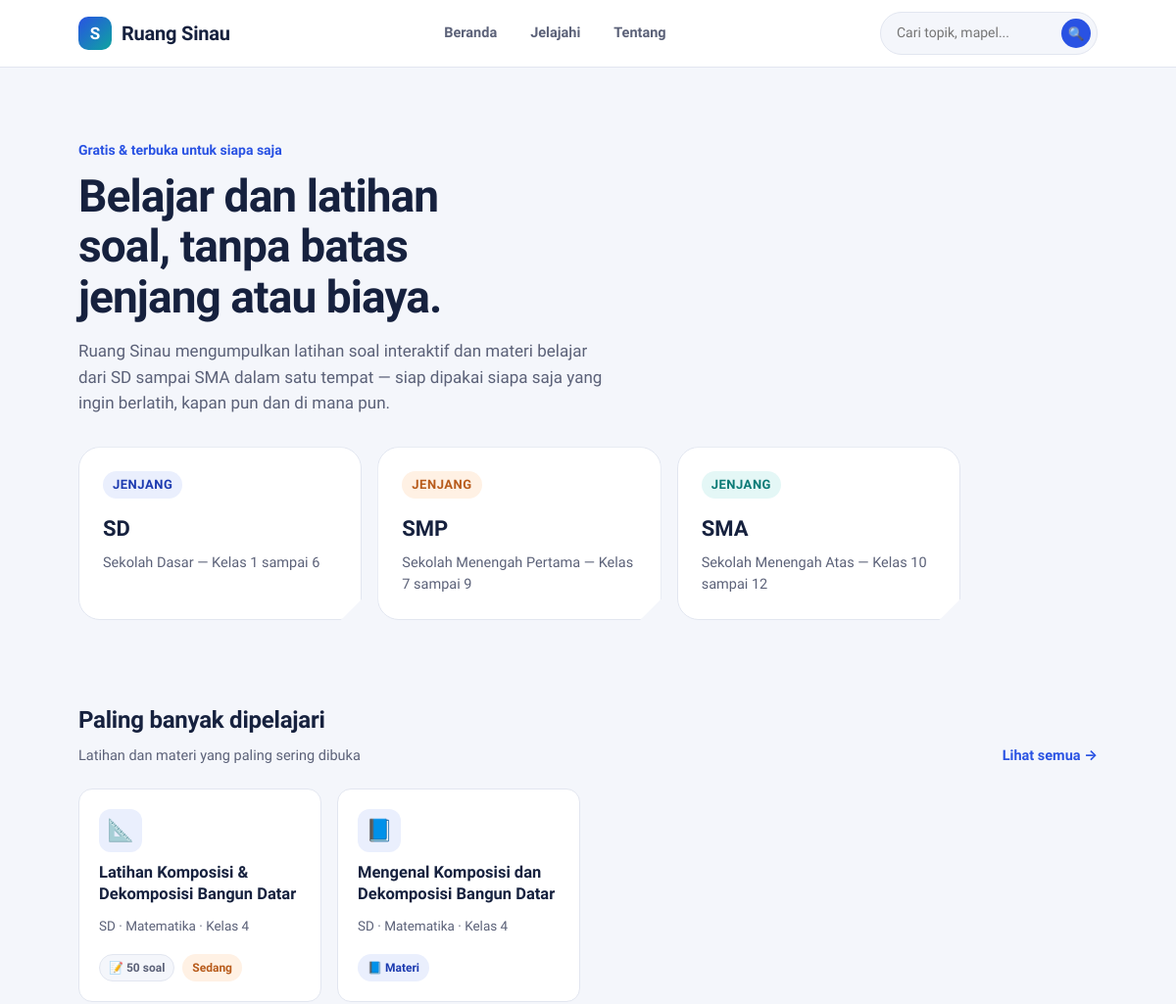
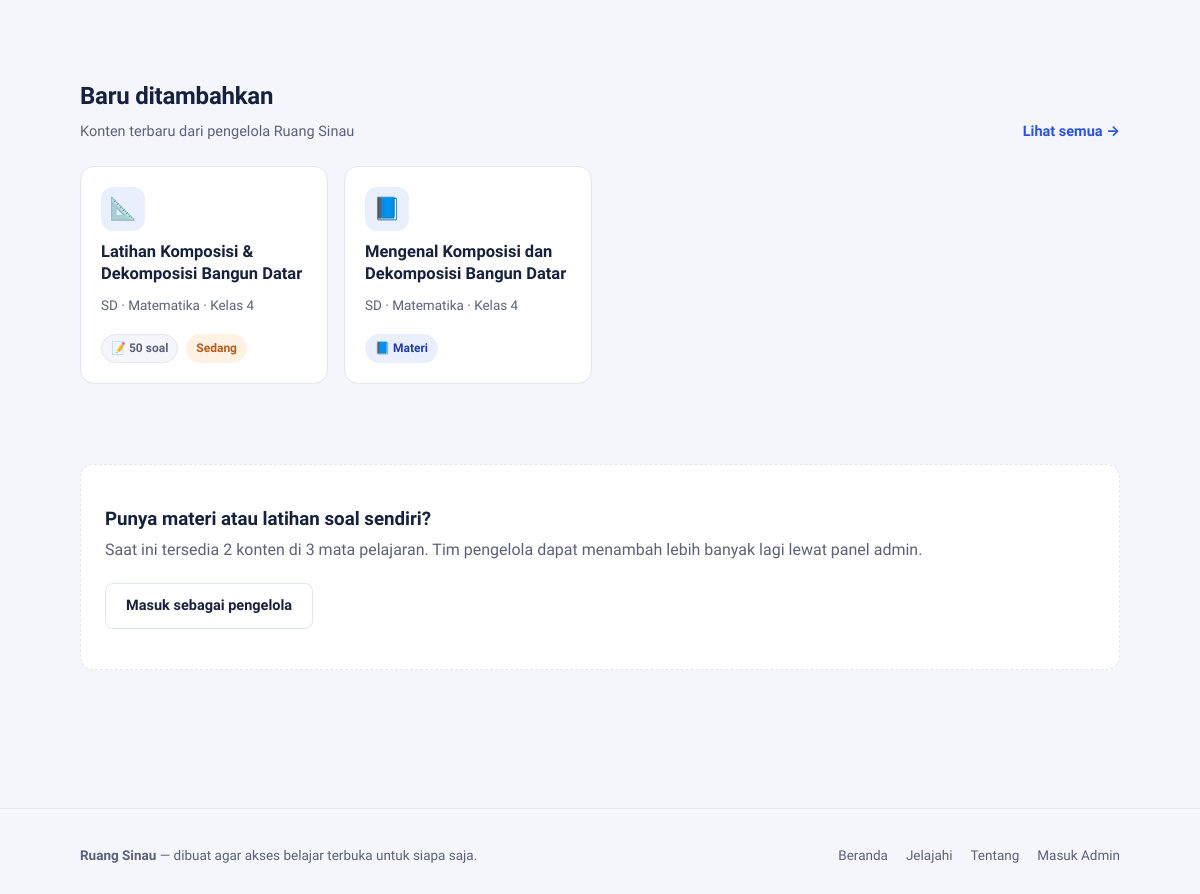
The page / on the database its author committed (2 pictures, top to bottom).
### tables this page shows
CREATE TABLE IF NOT EXISTS jenjang (
    id          INT UNSIGNED AUTO_INCREMENT PRIMARY KEY,
    nama        VARCHAR(60)  NOT NULL,
    slug        VARCHAR(60)  NOT NULL UNIQUE,
    deskripsi   VARCHAR(255) NULL,
    urutan      INT UNSIGNED NOT NULL DEFAULT 0,
    created_at  DATETIME NOT NULL DEFAULT CURRENT_TIMESTAMP
);

CREATE TABLE IF NOT EXISTS topik (
    id              INT UNSIGNED AUTO_INCREMENT PRIMARY KEY,
    kelas_id        INT UNSIGNED NOT NULL,
    tipe            ENUM('latihan','materi') NOT NULL DEFAULT 'latihan',
    judul           VARCHAR(200) NOT NULL,
    slug            VARCHAR(220) NOT NULL,
    deskripsi       VARCHAR(500) NULL,
    tingkat         ENUM('mudah','sedang','sulit') NULL,
    jumlah_soal     SMALLINT UNSIGNED NULL,
    file_path       VARCHAR(255) NULL,       
    konten          LONGTEXT NULL,           
    emoji           VARCHAR(10) NULL DEFAULT '📝',
    status          ENUM('draft','published') NOT NULL DEFAULT 'published',
    dilihat         INT UNSIGNED NOT NULL DEFAULT 0,
    dibuat_oleh     INT UNSIGNED NULL,
    created_at      DATETIME NOT NULL DEFAULT CURRENT_TIMESTAMP,
    updated_at      DATETIME NOT NULL DEFAULT CURRENT_TIMESTAMP ON UPDATE CURRENT_TIMESTAMP,
    UNIQUE KEY uq_topik_slug (kelas_id, slug),
    KEY idx_topik_status (status),
    KEY idx_topik_tipe (tipe),
    CONSTRAINT fk_topik_kelas FOREIGN KEY (kelas_id) REFERENCES kelas(id) ON DELETE CASCADE,
    CONSTRAINT fk_topik_admin FOREIGN KEY (dibuat_oleh) REFERENCES admin_users(id) ON DELETE SET NULL,
    FULLTEXT KEY ft_topik_cari (judul, deskripsi)
);

CREATE TABLE IF NOT EXISTS mapel (
    id          INT UNSIGNED AUTO_INCREMENT PRIMARY KEY,
    jenjang_id  INT UNSIGNED NOT NULL,
    nama        VARCHAR(100) NOT NULL,
    slug        VARCHAR(100) NOT NULL,
    emoji       VARCHAR(10)  NULL DEFAULT '📘',
    urutan      INT UNSIGNED NOT NULL DEFAULT 0,
    created_at  DATETIME NOT NULL DEFAULT CURRENT_TIMESTAMP,
    UNIQUE KEY uq_mapel_slug (jenjang_id, slug),
    CONSTRAINT fk_mapel_jenjang FOREIGN KEY (jenjang_id) REFERENCES jenjang(id) ON DELETE CASCADE
);

CREATE TABLE IF NOT EXISTS kelas (
    id          INT UNSIGNED AUTO_INCREMENT PRIMARY KEY,
    mapel_id    INT UNSIGNED NOT NULL,
    nama        VARCHAR(60)  NOT NULL,
    slug        VARCHAR(60)  NOT NULL,
    urutan      INT UNSIGNED NOT NULL DEFAULT 0,
    created_at  DATETIME NOT NULL DEFAULT CURRENT_TIMESTAMP,
    UNIQUE KEY uq_kelas_slug (mapel_id, slug),
    CONSTRAINT fk_kelas_mapel FOREIGN KEY (mapel_id) REFERENCES mapel(id) ON DELETE CASCADE
);

### includes/functions.php (called while the page is built, shortened)
<?php
function h(?string $value): string
{
    return htmlspecialchars($value ?? '', ENT_QUOTES, 'UTF-8');
}
function url_publik(string $path = ''): string
{
    return rtrim(APP_URL, '/') . '/' . ltrim($path, '/');
}
function format_judul(string $judul): string
{
    return $judul;
}

### includes/_kartu_topik.php (the view)
<?php
$urlTopik = url_publik('topik.php?slug=' . urlencode($t['slug']) . '&kelas=' . urlencode($t['kelas_slug']));
?>
<a href="<?= h($urlTopik) ?>" class="kartu">
    <span class="emoji"><?= h($t['emoji'] ?: ($t['tipe'] === 'materi' ? '📘' : '📝')) ?></span>
    <h3><?= h(format_judul($t['judul'])) ?></h3>
    <p class="ket"><?= h($t['jenjang_nama']) ?> · <?= h($t['mapel_nama']) ?> · <?= h($t['kelas_nama']) ?></p>
    <div class="meta">
        <?php if ($t['tipe'] === 'materi'): ?>
            <span class="badge materi">📘 Materi</span>
        <?php else: ?>
            <span class="badge">📝 <?= (int)($t['jumlah_soal'] ?? 0) ?: '—' ?> soal</span>
            <?php if (!empty($t['tingkat'])): ?>
                <span class="badge <?= h($t['tingkat']) ?>"><?= h(ucfirst($t['tingkat'])) ?></span>
            <?php endif; ?>
        <?php endif; ?>
    </div>
</a>

### includes/header.php (shortened to what this page needs)
<!DOCTYPE html>
<html lang="id">
<head>
<link rel="stylesheet" href="<?= h(url_publik('assets/css/style.css')) ?>">
</head>
<body>
<header class="site-header">
    <div class="wrap">
        <a href="<?= h(url_publik('index.php')) ?>" class="brand">
            <span class="mark">S</span>
            <span><?= h(APP_NAME) ?></span>
        </a>
        <nav class="nav-main">
            <a href="<?= h(url_publik('index.php')) ?>">Beranda</a>
            <a href="<?= h(url_publik('katalog.php')) ?>">Jelajahi</a>
            <a href="<?= h(url_publik('tentang.php')) ?>">Tentang</a>
        </nav>
        <form action="<?= h(url_publik('cari.php')) ?>" method="get" class="search-mini">
            <input type="text" name="q" placeholder="Cari topik, mapel..." value="<?= h($_GET['q'] ?? '') ?>">
            <button type="submit" aria-label="Cari">🔍</button>
        </form>
    </div>
</header>
<main>
<div class="wrap" style="padding-top:18px; padding-bottom:18px;">

### index.php (shortened to what this page needs)
<?php
require_once __DIR__ . '/includes/functions.php';
$pdo = db();
$jenjangList = $pdo->query('SELECT * FROM jenjang ORDER BY urutan, nama')->fetchAll();
$warnaJenjang = ['primary', 'accent', 'teal'];
$terbaru = $pdo->query(
    "SELECT t.*, k.nama AS kelas_nama, k.slug AS kelas_slug,
            m.nama AS mapel_nama, m.slug AS mapel_slug,
            j.nama AS jenjang_nama, j.slug AS jenjang_slug
     FROM topik t
     JOIN kelas k ON k.id = t.kelas_id
     JOIN mapel m ON m.id = k.mapel_id
     JOIN jenjang j ON j.id = m.jenjang_id
     WHERE t.status = 'published'
     ORDER BY t.created_at DESC
     LIMIT 8"
)->fetchAll();
$terpopuler = $pdo->query(
    "SELECT t.*, k.nama AS kelas_nama, k.slug AS kelas_slug,
            m.nama AS mapel_nama, m.slug AS mapel_slug,
            j.nama AS jenjang_nama, j.slug AS jenjang_slug
     FROM topik t
     JOIN kelas k ON k.id = t.kelas_id
     JOIN mapel m ON m.id = k.mapel_id
     JOIN jenjang j ON j.id = m.jenjang_id
     WHERE t.status = 'published'
     ORDER BY t.dilihat DESC, t.created_at DESC
     LIMIT 4"
)->fetchAll();
$totalTopik = (int)$pdo->query("SELECT COUNT(*) AS n FROM topik WHERE status='published'")->fetch()['n'];
$totalMapel = (int)$pdo->query("SELECT COUNT(*) AS n FROM mapel")->fetch()['n'];
require __DIR__ . '/includes/header.php';
?>
<section class="hero">
    <p class="hero-eyebrow">Gratis &amp; terbuka untuk siapa saja</p>
    <h1>Belajar dan latihan soal, tanpa batas jenjang atau biaya.</h1>
    <p class="lead">
        <?= h(APP_NAME) ?> mengumpulkan latihan soal interaktif dan materi belajar dari SD sampai SMA
        dalam satu tempat — siap dipakai siapa saja yang ingin berlatih, kapan pun dan di mana pun.
    </p>
    <div class="jenjang-picker">
        <?php foreach ($jenjangList as $i => $j): ?>
        <a href="<?= h(url_publik('jenjang.php?slug=' . urlencode($j['slug']))) ?>"
           class="jenjang-card" data-warna="<?= h($warnaJenjang[$i % 3]) ?>">
            <span class="angka">Jenjang</span>
            <h3><?= h($j['nama']) ?></h3>
            <p><?= h($j['deskripsi'] ?: 'Lihat mata pelajaran yang tersedia') ?></p>
        </a>
        <?php endforeach; ?>
    </div>
</section>
<?php if ($terpopuler): ?>
<section class="section">
    <div class="section-head">
        <div>
            <h2>Paling banyak dipelajari</h2>
            <p>Latihan dan materi yang paling sering dibuka</p>
        </div>
        <a href="<?= h(url_publik('katalog.php')) ?>" class="lihat-semua">Lihat semua →</a>
    </div>
    <div class="grid-kartu">
        <?php foreach ($terpopuler as $t): ?>
            <?php include __DIR__ . '/includes/_kartu_topik.php'; ?>
        <?php endforeach; ?>
    </div>
</section>
<?php endif; ?>
<?php if ($terbaru): ?>
<section class="section">
    <div class="section-head">
        <div>
            <h2>Baru ditambahkan</h2>
            <p>Konten terbaru dari pengelola <?= h(APP_NAME) ?></p>
        </div>
        <a href="<?= h(url_publik('katalog.php')) ?>" class="lihat-semua">Lihat semua →</a>
    </div>
    <div class="grid-kartu">
        <?php foreach (array_slice($terbaru, 0, 8) as $t): ?>
            <?php include __DIR__ . '/includes/_kartu_topik.php'; ?>
        <?php endforeach; ?>
    </div>
</section>
<?php endif; ?>
<section class="section" style="padding-bottom:56px;">
    <div class="kosong" style="text-align:left; display:flex; align-items:center; justify-content:space-between; gap:20px; flex-wrap:wrap;">
        <div>
            <h3 style="margin-bottom:4px;">Punya materi atau latihan soal sendiri?</h3>
            <p style="margin:0;">Saat ini tersedia <?= (int)$totalTopik ?> konten di <?= (int)$totalMapel ?> mata pelajaran. Tim pengelola dapat menambah lebih banyak lagi lewat panel admin.</p>
        </div>
        <a href="<?= h(url_publik('admin/login.php')) ?>" class="btn btn-outline">Masuk sebagai pengelola</a>
    </div>
</section>
<?php require __DIR__ . '/includes/footer.php'; ?>

### includes/footer.php
</div>
</main>
<footer class="site-footer">
    <div class="wrap">
        <div>
            <strong><?= h(APP_NAME) ?></strong> — dibuat agar akses belajar terbuka untuk siapa saja.
        </div>
        <div class="footer-links">
            <a href="<?= h(url_publik('index.php')) ?>">Beranda</a>
            <a href="<?= h(url_publik('katalog.php')) ?>">Jelajahi</a>
            <a href="<?= h(url_publik('tentang.php')) ?>">Tentang</a>
            <a href="<?= h(url_publik('admin/login.php')) ?>">Masuk Admin</a>
        </div>
    </div>
</footer>
</body>
</html>

### rows shown on the page
jenjang: nama "SD", deskripsi "Sekolah Dasar — Kelas 1 sampai 6"
jenjang: nama "SMP", deskripsi "Sekolah Menengah Pertama — Kelas 7 sampai 9"
jenjang: nama "SMA", deskripsi "Sekolah Menengah Atas — Kelas 10 sampai 12"
topik: emoji "📐", judul "Latihan Komposisi & Dekomposisi Bangun Datar", jenjang.nama "SD", mapel.nama "Matematika", kelas.nama "Kelas 4", jumlah_soal "50", tingkat "Sedang"
topik: emoji "📘", judul "Mengenal Komposisi dan Dekomposisi Bangun Datar", jenjang.nama "SD", mapel.nama "Matematika", kelas.nama "Kelas 4", tipe "📘 Materi"

### other values the page prints
APP_NAME "Ruang Sinau"
$totalTopik "2"
$totalMapel "3"
